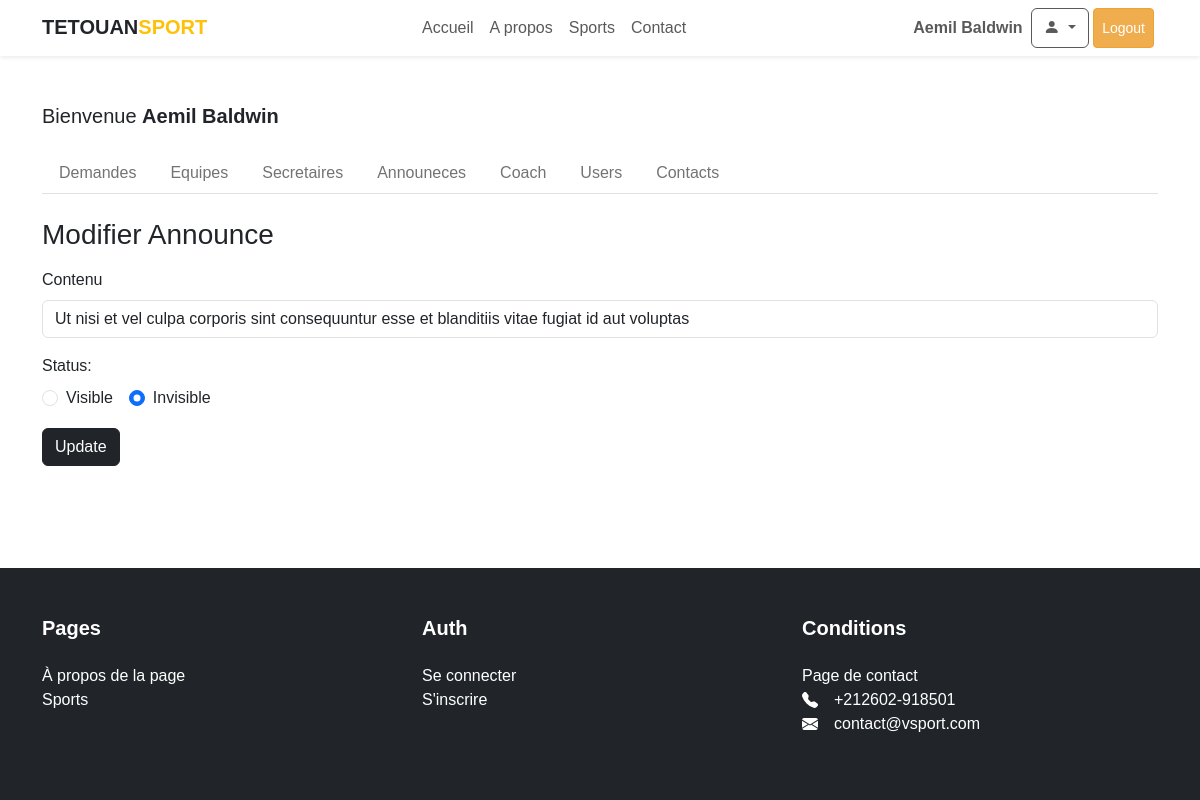
Screenshot of /admin/announces-edit.php?announce=4 (signed in) with the database file from the repository.
### tables this page shows
CREATE TABLE `announces` (
  `id` int UNSIGNED NOT NULL,
  `content` varchar(300) NOT NULL,
  `status` tinyint(1) NOT NULL DEFAULT '0',
  `created_at` timestamp NOT NULL DEFAULT CURRENT_TIMESTAMP
);

### admin/partials/check-user.php (called while the page is built, shortened)
<?php
require_once __DIR__ . '/../../Models/Announce.php';
require_once __DIR__ . '/../../Models/Contact.php';
$announceObj = new Announce($conn);
?>

### Models/Announce.php (called while the page is built, shortened)
<?php
class Announce
{
    public function getAnnounceById(int $announceId): Object|bool
    {
        $announce = $this->conn->prepare("SELECT * FROM announces where id=:id");
        $announce->bindValue("id", $announceId);
        $announce->execute();
        return $announce->fetchObject();
    }
}

### admin/announces-edit.php (the view, shortened to what this page needs)
<?php include __DIR__ . '/partials/check-user.php'; ?>
<!DOCTYPE html>
<html>
<head>
    <?php require_once __DIR__ . '/../partials/head.php'; ?>
</head>
<?php
if (isset($_GET['announce'])) {
    $selectedAnnounceId = (int) $_GET['announce'];
} else {
    header("location: " . APP_URL . "/admin/announces.php", true);
    exit();
}
$announce = $announceObj->getAnnounceById($selectedAnnounceId);
?>
<body>
    <div class="main-wrapper">
        <div class="content">
            <?php require_once __DIR__ . '/../partials/nav.php'; ?>
            <main class="container py-5">
                <?php include __DIR__ . '/partials/header.php'; ?>
                <?php $oldContent = isset($_POST['content']) ? $_POST['content'] : $announce->content; ?>
                <h3 class="mb-3">Modifier Announce</h3>
                <form class="form" method="POST">
                    <div class="form-group mb-3">
                        <label for="content" class="form-label">Contenu</label>
                        <input type="text" name="content" placeholder="Contenu" maxlength="300" class="form-control" id="content" value="<?= $oldContent ?>" required />
                    </div>
                    <div class="form-group mb-3">
                        <label for="status" class="form-label">Status:</label>
                        <div class="d-flex gap-3">
                            <div class="form-check">
                                <input class="form-check-input" type="radio" name="status" id="visible" value="1" <?= (isset($_POST['status']) && $_POST['status'] == 1 || $announce->status == 1) ? 'checked' : ''; ?> checked required />
                                <label class="form-check-label" for="visible">
                                    Visible
                                </label>
                            </div>
                            <div class="form-check">
                                <input class="form-check-input" type="radio" name="status" id="invisible" value="0" <?= (isset($_POST['status']) && $_POST['status'] == 0 || $announce->status == 0) ? 'checked' : ''; ?> required />
                                <label class="form-check-label" for="invisible">
                                    Invisible
                                </label>
                            </div>
                        </div>
                    </div>
                    <div class="form-group mb-3">
                        <button type="submit" name="update" class="btn btn btn-dark">Update</button>
                    </div>
                </form>
            </main>
        </div>
        <?php require_once __DIR__ . '/../partials/footer.php'; ?>
    </div>
</body>
</html>

### public/css/main.css (style rules this page uses)
html, body, div, span, p { margin: 0; padding: 0; border: 0; line-height: 1.5rem; }
html { box-sizing: border-box; }
*, *::before, *::after { box-sizing: inherit; }
body { line-height: 1; font-family: sans-serif; height: 100%; }
.main-wrapper { display: flex; flex-direction: column; min-height: 100vh; }
.content { flex: 1; }

### rows the page displays
announces: content "Ut nisi et vel culpa corporis sint consequuntur esse et blanditiis vitae fugiat id aut voluptas", status "☐ Visible", status "☑ Invisible"

### other values shown
$_SESSION['user']->name "Aemil Baldwin"
$user->name "Aemil Baldwin"
contactPhone "+212602-918501"
contactEmail "contact@vsport.com"
